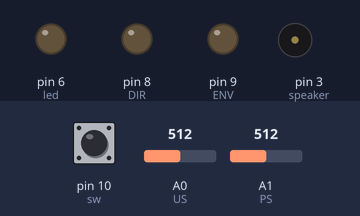
Recording of a sketch running on a simulated Arduino Uno, built with avr-gcc and run on an emulated ATmega328P. On the bench: output pins drawn as LEDs (lit = HIGH), buzzer (waves = sounding). The inputs (shaded band) are chosen by the test bench; at power-on: pin 10 (sw) HIGH, A0 (US) = 512, A1 (PS) = 512. What the sketch prints to the serial monitor is not drawn.

Above: at 0.1 s.
At 4.1 s:
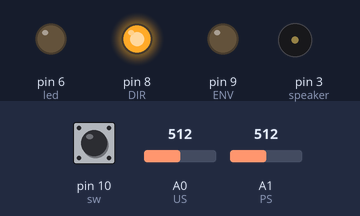
At 24.7 s:
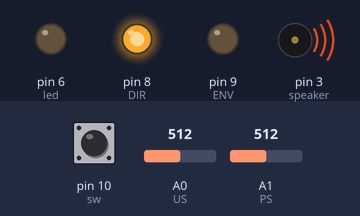
Timing chart, 0 to 40.0 s (numbered marks = the images above):
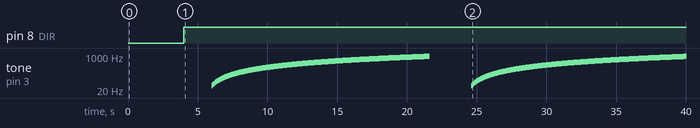

The sketch:

0520_01.ino
```cpp
//디지털 핀
int ENV = 9;
int DIR = 8;
int speaker = 3;
int sw = 10;       // 스위치(SW) 핀 설정
int led = 6;       // LED 핀 설정


//아날로그 핀
int US = A0;
int PS = A1;

//변수
int ultra_sonic;//초음파
int pressure_sensor;//압력
int i;
int state = LOW;      // LED 상태
int reading;          // SW 상태
int previous = LOW;   // SW 이전 상태

long time = 0;        // LED가 ON/OFF 토글된 마지막 시간
long debounce = 100;  // Debounce 타임 설정

void setup()
{
  Serial.begin(9600);
  ultra_sonic = analogRead(US);
  pressure_sensor= analogRead(PS);
  pinMode(sw, INPUT_PULLUP); // SW 를 설정, 아두이노 풀업저항 사용
  pinMode(led, OUTPUT);      // LED 설정
  pinMode(speaker, OUTPUT);
  pinMode(ENV, OUTPUT);
  pinMode(DIR, OUTPUT);
  /*
  //작동여부 확인
  digitalWrite(ENV, LOW);  // RUN
  digitalWrite(DIR, HIGH);  // CW 들어감
  delay(1000);
  digitalWrite(ENV, LOW);  // RUN
  digitalWrite(DIR, LOW);  // CCW 나옴
  digitalWrite(sw, HIGH);  // CCW 나옴
  //스피커 작동여부 확인
  for(i=33;i<968;i+=3)
  {
    tone(speaker, i);
    delay(50);
    noTone(speaker);
  }
  */
  Serial.println("start");
}

void loop()
{
  int timer = 0;
  bool full_been = false;
  int push_button= digitalRead(sw);
  ultra_sonic = analogRead(US);//초음파 센서 입력받음
  pressure_sensor= analogRead(PS);//압력 센서 입력받음
  Serial.println(ultra_sonic);
  Serial.println(pressure_sensor);
   Serial.println(push_button);

  int second=0;//횟수
  if (ultra_sonic < 64){
    digitalWrite(ENV, LOW);  // RUN
    digitalWrite(DIR, LOW);  // 나옴
  }

  while(timer < 5 && full_been == false){
    Serial.println(ultra_sonic);
    Serial.println(pressure_sensor);
    if((pressure_sensor= analogRead(PS)) > 300){
       full_been = true;
    }
      delay(4000);
      timer++;
    }
   digitalWrite(ENV, LOW);  // RUN
   digitalWrite(DIR, HIGH);  //
   delay(2000);
  if(full_been == true){
    while((push_button= digitalRead(sw)) != false){
      for(i=33;i<968;i+=3)
      {
         tone(speaker, i);
         delay(50);
         noTone(speaker);
      }
      delay(3000);
   }
  }
}
```

Measured:
- by itself, pin 8 (DIR): LOW → HIGH at 4.0 s
- by itself, tone on pin 3 (speaker): plays 33 Hz for 0.05 s, 36 Hz for 0.05 s, 39 Hz for 0.05 s, 42 Hz for 0.05 s, 45 Hz for 0.05 s, 48 Hz for 0.05 s … (620 notes in this stretch)
